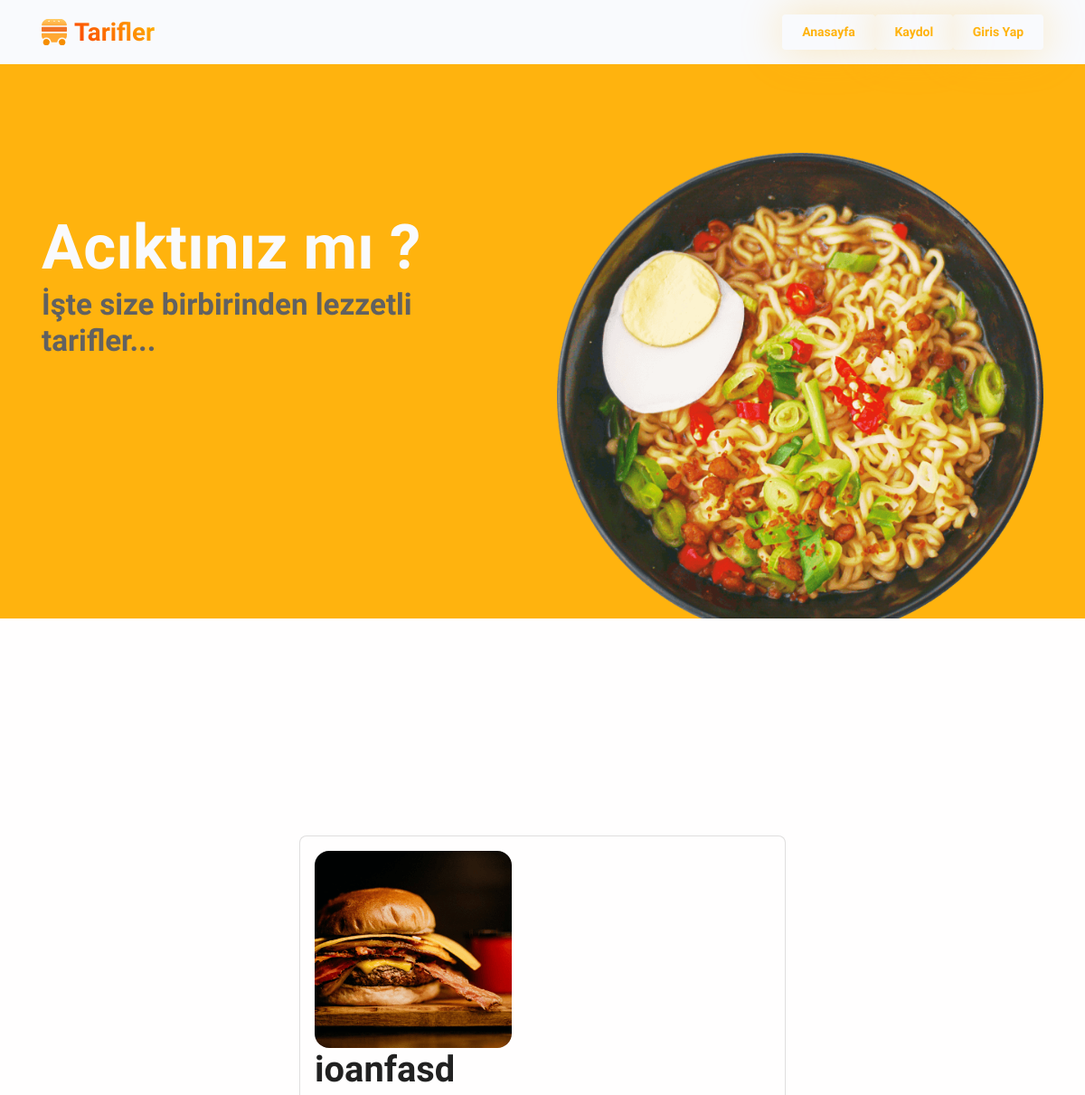
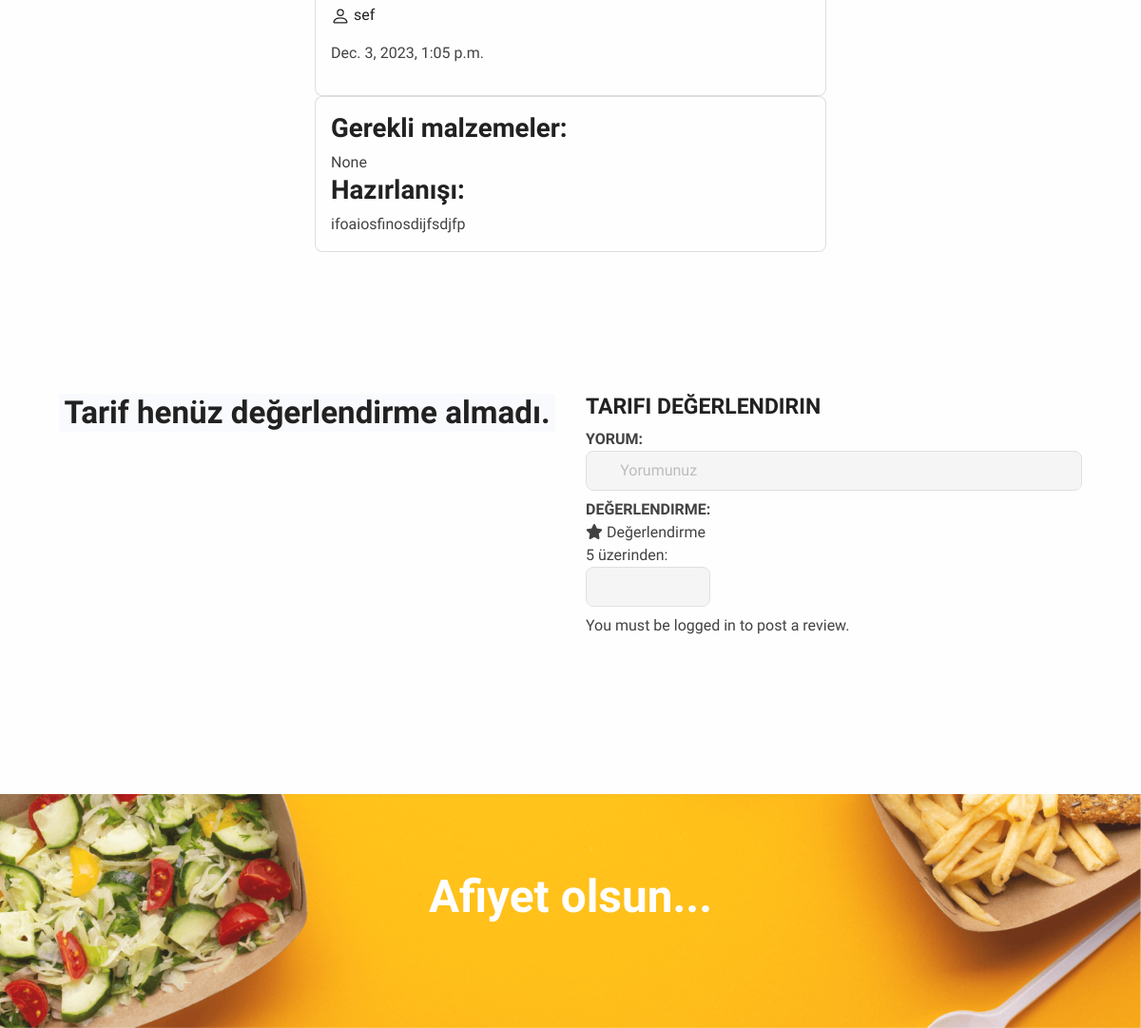
Screenshot of /recipe/detail/12/ with the database file from the repository (2 pictures, top to bottom).
### recipes/models.py (models this page shows, shortened)
class Recipe(models.Model):
    category = models.ForeignKey(
        Category, related_name='recipes', on_delete=models.CASCADE)
    name = models.CharField(max_length=30)
    description = RichTextField(blank=True, null=True)
    materials = RichTextField(blank=True, null=True)
    created_by = models.ForeignKey(
        User, related_name='recipes', on_delete=models.CASCADE)
    created_at = models.DateTimeField(auto_now_add=True)
    image = models.ImageField(upload_to='images/', blank=True, null=True)

### recipes/views.py (the view)
# urls.py: path('detail/<int:pk>/', views.detail, name='detail'),
def detail(request, pk):
    recipe = get_object_or_404(Recipe, pk=pk)
    comments = Comment.objects.filter(recipe_id=pk, status='True')
    context = {"recipe": recipe, "comments": comments}
    return render(request, 'tarifSayfasi.html', context)

### recipes/templates/tarifSayfasi.html (shortened to what this page needs)
{% extends "base.html" %} {% load static %} {% block content %}
<div class="row flex-center">
  <div class="col-md-7 col-lg-6 py-8 text-md-start">
    <div class="card">
      <div class="card-body" style="width: fit-content">
        <img
          class="img-fluid rounded-3 h-100"
          src="{{recipe.image.url}}"
          alt="..."
        />
        <h1 class="text-dark text-xl">{{recipe.name}}</h1>
        <a href="#"
          ><p>
            {{recipe.created_by}}
          </p></a
        >
        <p id="post-date">{{recipe.created_at}}</p>
      </div>
    </div>
    <div class="card">
      <div class="card-body card-xl">
        <h3 class="text-1000 text-light">Gerekli malzemeler:</h3>
        {{recipe.materials|safe}}
        <h3 class="text-1000 text-light">Hazırlanışı:</h3>
        {{recipe.description|safe}}
      </div>
    </div>
  </div>
  <div class="row my-4">
    <div class="col">
      <div class="product-reviews text-center">
        {% if rs == null %}
        <h2 class="bg-light ">Tarif henüz değerlendirme almadı.
        {% endif %}
      </div>
    </div>
    {% if recipe.created_by != request.user %}
    <div class="col">
      <h4 class="text-uppercase">Tarifi Değerlendirin</h4>
      <form
        class="review-form"
        action="/recipe/addcomment/{{ recipe.id }}"
        method="post"
      >
        <div class="form-group mb-2">
            <strong class="text-uppercase">Yorum: </strong>
          <input
            name="content"
            class="form-control"
            type="text"
            placeholder="Yorumunuz"
          />
        </div>
        <div class="form-group mb-2">
          <div class="input-rating">
            <strong class="text-uppercase">Değerlendirme: </strong>
            <div class="stars col-md-3">
              <i class="fa fa-star"></i> Değerlendirme 5 üzerinden:
      <input type="number" class="form-control" id="rating" name="rating" min="0" max="5" step="1">
            </div>
          </div>
        </div>
        {% if user.id is not None %}
        <button class="btn btn-primary">Submit</button>
        {% else %}
        <p>You must be logged in to post a review.</p>
        {% endif %}
      </form>
    </div>
    {% endif %}
  </div>
  {% endblock %}

### rows the page displays
Recipe: image (picture), name "ioanfasd", created_by "sef", created_at "Dec. 3, 2023, 1:05 p.m.", materials "None", description "ifoaiosfinosdijfsdjfp"
